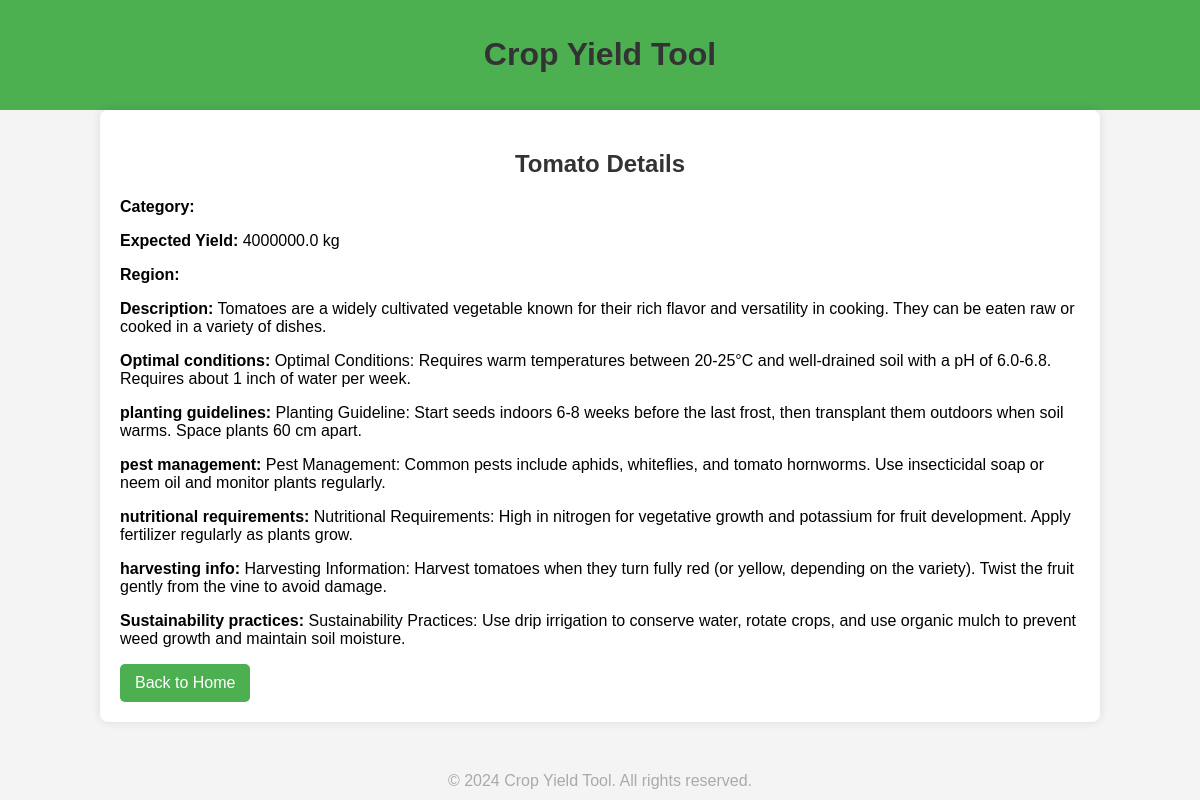
/crop/4/, run on the app's committed database.
### yield_manager/models.py (models this page shows, shortened)
class Crop(models.Model):
    name = models.CharField(max_length=100)
    Region = models.TextField(default="No description")
    categories = models.TextField(default="No description")
    planting_date = models.DateField(default="No description")
    expected_yield = models.FloatField(default="No description")
    description = models.TextField(default="No description")
    optimal_conditions = models.TextField(default="no value")
    planting_guidelines = models.TextField(default="no value")
    pest_management = models.TextField(default="no value")
    nutritional_requirements = models.TextField(default="no value")
    harvesting_info = models.TextField(default="no value")
    sustainability_practices = models.TextField(default="no value")

### yield_manager/views.py (the view)
# urls.py: path('crop/<int:crop_id>/', views.crop_detail, name='crop_detail'),
def crop_detail(request, crop_id):
    crop = Crop.objects.get(id=crop_id)
    return render(request, 'yield_manager/crop_detail.html', {'crop': crop})

### yield_manager/templates/yield_manager/crop_detail.html (shortened to what this page needs)
{% load static %}
<!DOCTYPE html>
<html lang="en">
<head>
    <link rel="stylesheet" href="{% static 'yield_manager/css/styles.css' %}">
</head>
<body>
    <header>
        <h1>Crop Yield Tool</h1>
    </header>
    <div class="container">
        <h2>{{ crop.name }} Details</h2>
        <p><strong>Category:</strong> {{ crop.category }}</p>
        <p><strong>Expected Yield:</strong> {{ crop.expected_yield }} kg</p>
        <p><strong>Region:</strong> {{ crop.region }}</p>
        <p><strong>Description:</strong> {{ crop.description }}</p>
        <p><strong>Optimal conditions:</strong> {{ crop.optimal_conditions }}</p>
        <p><strong>planting guidelines:</strong> {{ crop.planting_guidelines }}</p>
        <p><strong>pest management:</strong> {{ crop.pest_management }}</p>
        <p><strong>nutritional requirements:</strong> {{ crop.nutritional_requirements }}</p>
        <p><strong>harvesting info:</strong> {{ crop.harvesting_info }}</p>
        <p><strong>Sustainability practices:</strong> {{ crop.sustainability_practices }}</p>
        <a href="{% url 'home' %}" class="btn">Back to Home</a>
    </div>
    <footer>
        &copy; 2024 Crop Yield Tool. All rights reserved.
    </footer>
</body>
</html>

### yield_manager/static/yield_manager/css/styles.css (style rules this page uses)
body { font-family: Arial, sans-serif; background-color: #f4f4f4; margin: 0; padding: 0; }
header { background-color: #4CAF50; color: white; padding: 15px; text-align: center; }
h1, h2 { color: #333; text-align: center; }
.container { width: 80%; margin: 0 auto; padding: 20px; background-color: white; box-shadow: 0 0 10px rgba(0, 0, 0, 0.1); border-radius: 8px; }
.btn { display: inline-block; padding: 10px 15px; background-color: #4CAF50; color: white; text-decoration: none; border-radius: 5px; }
footer { margin-top: 50px; text-align: center; color: #aaa; }

### data on the page
Crop: name "Tomato", expected_yield "4000000.0", description "Tomatoes are a widely cultivated vegetable known for their rich flavor and versatility in cooking. They can be eaten raw or cooked in a variety of dishes.", optimal_conditions "Optimal Conditions: Requires warm temperatures between 20-25°C and well-drained soil with a pH of 6.0-6.8. Requires about 1 inch of water per week.", planting_guidelines "Planting Guideline: Start seeds indoors 6-8 weeks before the last frost, then transplant them outdoors when soil warms. Space plants 60 cm apart.", pest_management "Pest Management: Common pests include aphids, whiteflies, and tomato hornworms. Use insecticidal soap or neem oil and monitor plants regularly.", nutritional_requirements "Nutritional Requirements: High in nitrogen for vegetative growth and potassium for fruit development. Apply fertilizer regularly as plants grow.", harvesting_info "Harvesting Information: Harvest tomatoes when they turn fully red (or yellow, depending on the variety). Twist the fruit gently from the vine to avoid damage.", sustainability_practices "Sustainability Practices: Use drip irrigation to conserve water, rotate crops, and use organic mulch to prevent weed growth and maintain soil moisture."
